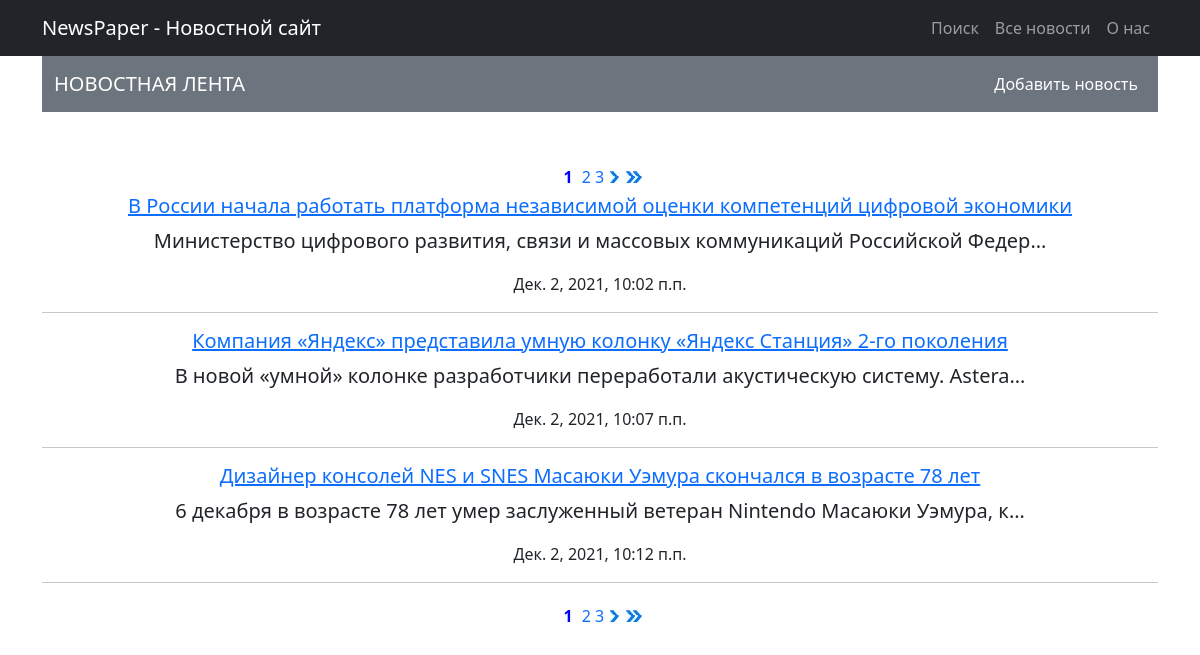
The page /news/ on the database as committed earlier.
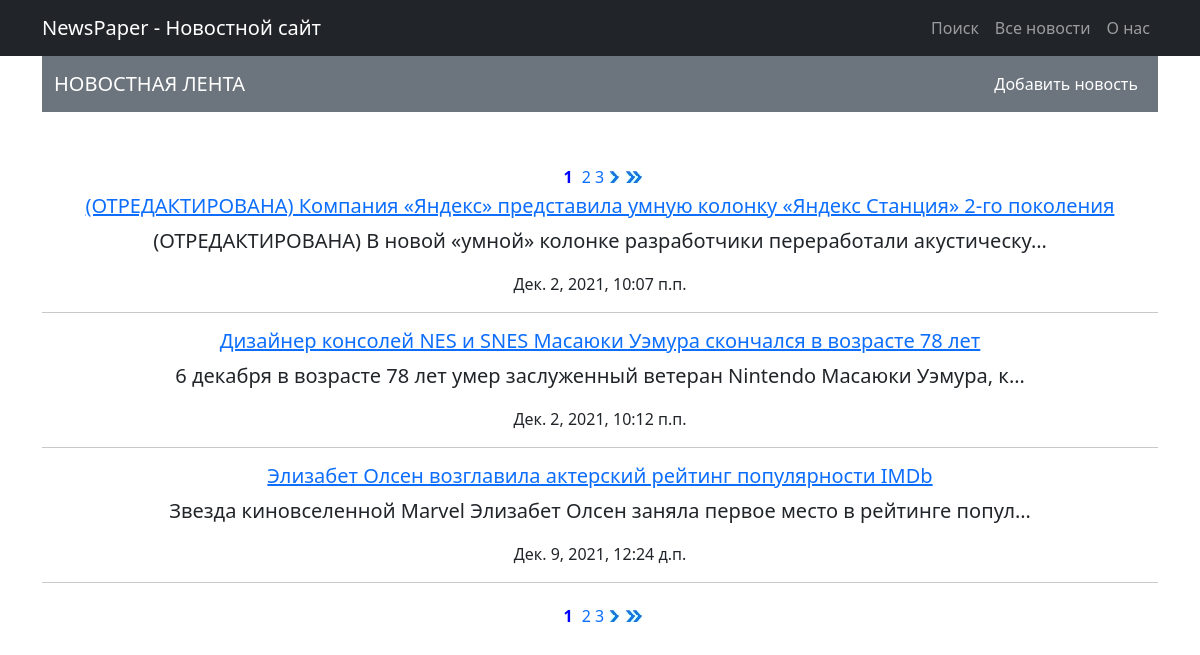
The same page on the database as committed later.
### news/models.py (models this page shows, shortened)
class Post(models.Model):
    author = models.ForeignKey(Author, on_delete=models.CASCADE)
    NEWS = 'NW'
    ARTICLE = 'AR'
    CATEGORY_CHOICES = (
        (NEWS, 'Новость'),
        (ARTICLE, 'Статья')
    )
    categoryType = models.CharField(max_length=2, choices=CATEGORY_CHOICES, default=ARTICLE)
    dateCreation = models.DateTimeField(auto_now_add=True)
    postCategory = models.ManyToManyField(Category, through='PostCategory')
    title = models.CharField(max_length=128)
    text = models.TextField()
    rating = models.SmallIntegerField(default=0)
    class Meta:
        verbose_name = 'Пост'
        verbose_name_plural = 'Посты'

### news/views.py (the view)
# urls.py: path('news/', NewsList.as_view(), name='news'),  # Главная страница - список новостей
class NewsList(ListView):
    model = Post
    template_name = 'news.html'
    context_object_name = 'news'
    paginate_by = 3
    def get_context_data(self, **kwargs):
        context = super().get_context_data(**kwargs)
        context['filter'] = NewsFilter(self.request.GET, queryset=self.get_queryset())
        return context

### news/templatetags/custom_filters.py (called while the page is built)
@register.filter(name='Censor')
def Censor(value, arg):
    variants = ['mat', 'мат', 'перемат', 'блбл']
    for variant in variants:
        value = value.replace(variant, '***')
    return value

### news/templates/news/news.html (shortened to what this page needs)
{% extends 'default.html' %}
{% load custom_filters %}
{% load static %}
{% block title-container %}
<span class="navbar-brand text-white text-uppercase">
Новостная лента
</span>
{% endblock %}
{% block nav-container %}
<li class="nav-item">
    <a class="nav-link text-white" href="{% url 'create' %}">
        Добавить новость
    </a>
</li>
{% endblock %}
{% block content %}
{% if is_paginated %}
    {% for num in page_obj.paginator.page_range %}
        {% if page_obj.number == num %}
            <a class="my_class" ><span>{{ num }}</span></a>
        {% elif num > page_obj.number|add:'-3' and num < page_obj.number|add:'3' %}
            <a class="my_class" href="?page={{ num }}">
                {{ num }}
            </a>
        {% endif %}
    {% endfor %}
    {% if page_obj.has_next %}
        <a class="my_class" href="?page={{ page_obj.next_page_number }}">
            <img src="{% static 'img/next_page.png' %}" alt="photo">
        </a>
        <a class="my_class" href="?page={{ page_obj.paginator.num_pages }}">
            <img src="{% static 'img/next_end_page.png' %}" alt="photo">
        </a>
    {% endif %}
    {% if news %}
        {% for new in news %}
            <h5>
                <a href="{% url 'detail' new.pk %}">
                    {{ new.title | Censor:"" }}
                </a>
            </h5>
            <p class="lead">{{ new.text|truncatechars:80 | Censor:"" }} </p>
            <p>{{ new.dateCreation }} </p>
            <hr>
        {% endfor %}
    {% else %}
        <h2>К сожалению новостей пока нет!!!</h2>
    {% endif %}
    {% for num in page_obj.paginator.page_range %}
        {% if page_obj.number == num %}
            <a class="my_class" ><span>{{ num }}</span></a>
        {% elif num > page_obj.number|add:'-3' and num < page_obj.number|add:'3' %}
            <a class="my_class" href="?page={{ num }}">
                {{ num }}
            </a>
        {% endif %}
    {% endfor %}
    {% if page_obj.has_next %}
        <a class="my_class" href="?page={{ page_obj.next_page_number }}">
            <img src="{% static 'img/next_page.png' %}" alt="photo">
        </a>
        <a class="my_class" href="?page={{ page_obj.paginator.num_pages }}">
            <img src="{% static 'img/next_end_page.png' %}" alt="photo">
        </a>
    {% endif %}
{% endif %}
{% endblock %}

### news/templates/news/default.html (shortened to what this page needs)
<!DOCTYPE html>
<html lang="en">
    <head>
        {% load static %}
        <link href="{% static 'css/styles.css' %}" rel="stylesheet" />
        <link href="{% static 'css/my_styles.css' %}" rel="stylesheet" />
    </head>
    <body>
        <nav class="navbar navbar-expand-lg navbar-dark bg-dark">
            <div class="container">
                <a class="navbar-brand" href="{% url 'news' %}">NewsPaper - Новостной сайт</a>
                <div class="collapse navbar-collapse" id="navbarSupportedContent">
                    <ul class="navbar-nav ms-auto mb-2 mb-lg-0">
                        <li class="nav-item">
                            <a class="nav-link" href="{% url 'search' %}">Поиск</a>
                        </li>
                        <li class="nav-item">
                            <a class="nav-link" href="{% url 'news' %}">Все новости</a>
                        </li>
                        <li class="nav-item">
                            <a class="nav-link" href="{% url 'about' %}">О нас</a>
                        </li>
                    </ul>
                </div>
            </div>
        </nav>
        <div class="container">
            <nav class="navbar navbar-expand-lg navbar-dark bg-secondary">
                <div class="container">
                   <span class="navbar-brand text-white text-uppercase">
                       {% block title-container %}
                       {% endblock %}
                   </span>
                    <div class="collapse navbar-collapse">
                        <ul class="navbar-nav ms-auto mb-2 mb-lg-0">
                                {% block nav-container %}
                                {% endblock %}
                        </ul>
                    </div>
                </div>
            </nav>
            <div class="text-center mt-5">
                    {% block content %}
                    {% endblock %}
            </div>
        </div>
    </body>
</html>

### static/css/my_styles.css (style rules this page uses)
.my_class { display: inline-flex; text-decoration: none; }
.my_class span { padding: 5px; color: blue; font-size: 16px; font-weight: bold; }

Rows that differ between the two databases and show on the page:
removed Post: title|Censor "В России начала работать платформа независимой оценки компетенций цифровой экономики", text|Censor "Министерство цифрового развития, связи и массовых коммуникаций Российской Федер…", dateCreation "Дек. 2, 2021, 10:02 п.п."
changed Post: title|Censor "Компания «Яндекс» представила умную колонку «Яндекс Станция» 2-го поколения" → "(ОТРЕДАКТИРОВАНА) Компания «Яндекс» представила умную колонку «Яндекс Станция» 2-го поколения"; text|Censor "В новой «умной» колонке разработчики переработали акустическую систему. Astera…" → "(ОТРЕДАКТИРОВАНА) В новой «умной» колонке разработчики переработали акустическу…"
now on this page (row unchanged): Post: title|Censor "Элизабет Олсен возглавила актерский рейтинг популярности IMDb", text|Censor "Звезда киновселенной Marvel Элизабет Олсен заняла первое место в рейтинге попул…", dateCreation "Дек. 9, 2021, 12:24 д.п."
